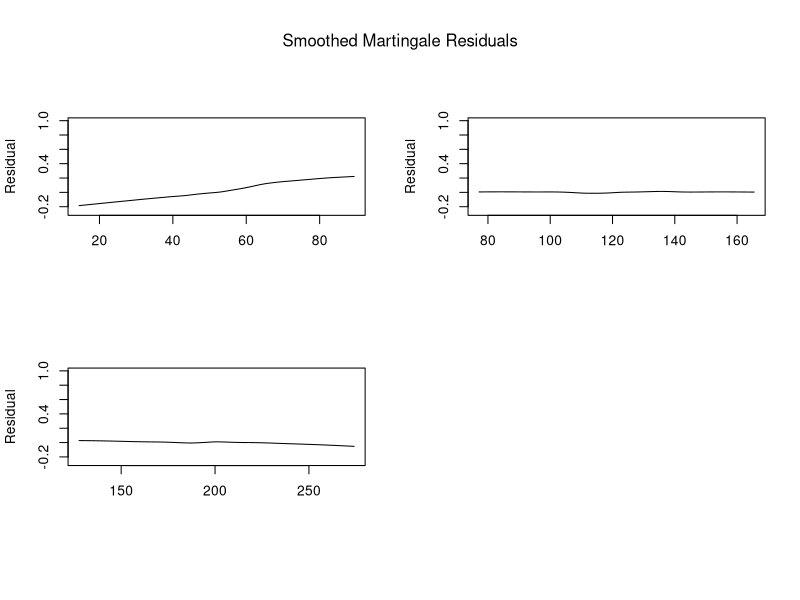
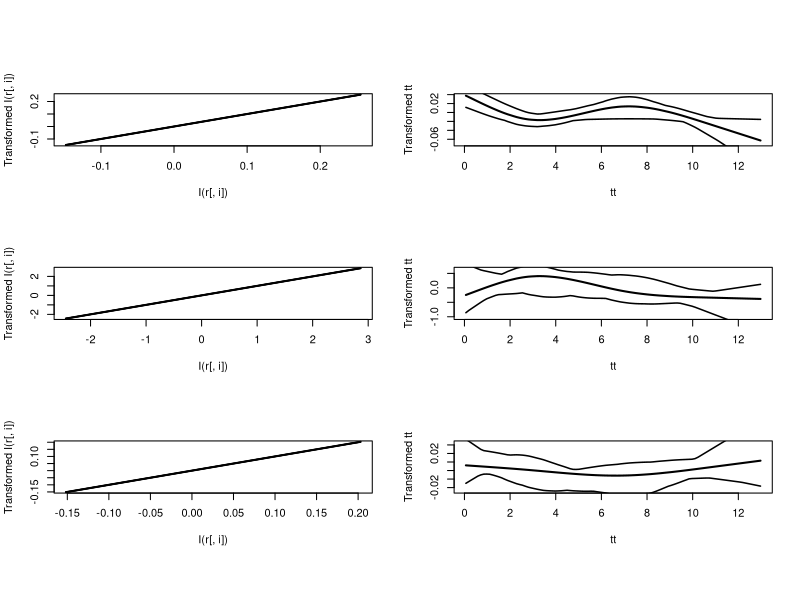

Write R code to recreate these figures, in order. (Note: this script raises an error after producing the figures.)
library(rms)


### Name: residuals.cph
### Title: Residuals for a cph Fit
### Aliases: residuals.cph
### Keywords: survival

### ** Examples

# fit <- cph(Surv(start, stop, event) ~ (age + surgery)* transplant, 
#            data=jasa1)
# mresid <- resid(fit, collapse=jasa1$id)


# Get unadjusted relationships for several variables
# Pick one variable that's not missing too much, for fit


n <- 1000    # define sample size
set.seed(17) # so can reproduce the results
age            <- rnorm(n, 50, 10)
blood.pressure <- rnorm(n, 120, 15)
cholesterol    <- rnorm(n, 200, 25)
sex            <- factor(sample(c('female','male'), n,TRUE))
cens   <- 15*runif(n)
h      <- .02*exp(.04*(age-50)+.8*(sex=='Female'))
d.time <- -log(runif(n))/h
death  <- ifelse(d.time <= cens,1,0)
d.time <- pmin(d.time, cens)


f <- cph(Surv(d.time, death) ~ age + blood.pressure + cholesterol, iter.max=0)
res <- resid(f) # This re-inserts rows for NAs, unlike f$resid
yl <- quantile(res, c(10/length(res),1-10/length(res)), na.rm=TRUE)
# Scale all plots from 10th smallest to 10th largest residual
par(mfrow=c(2,2), oma=c(3,0,3,0))
p <- function(x) {
  s <- !is.na(x+res)
  plot(lowess(x[s], res[s], iter=0), xlab=label(x), ylab="Residual",
       ylim=yl, type="l")
}
p(age); p(blood.pressure); p(cholesterol)
mtext("Smoothed Martingale Residuals", outer=TRUE)


# Assess PH by estimating log relative hazard over time
f <- cph(Surv(d.time,death) ~ age + sex + blood.pressure, x=TRUE, y=TRUE)
r <- resid(f, "scaledsch")
tt <- as.numeric(dimnames(r)[[1]])
par(mfrow=c(3,2))
for(i in 1:3) {
  g <- areg.boot(I(r[,i]) ~ tt, B=20)
  plot(g, boot=FALSE)  # shows bootstrap CIs
}                  # Focus on 3 graphs on right
# Easier approach:
plot(cox.zph(f))    # invokes plot.cox.zph
par(mfrow=c(1,1))
